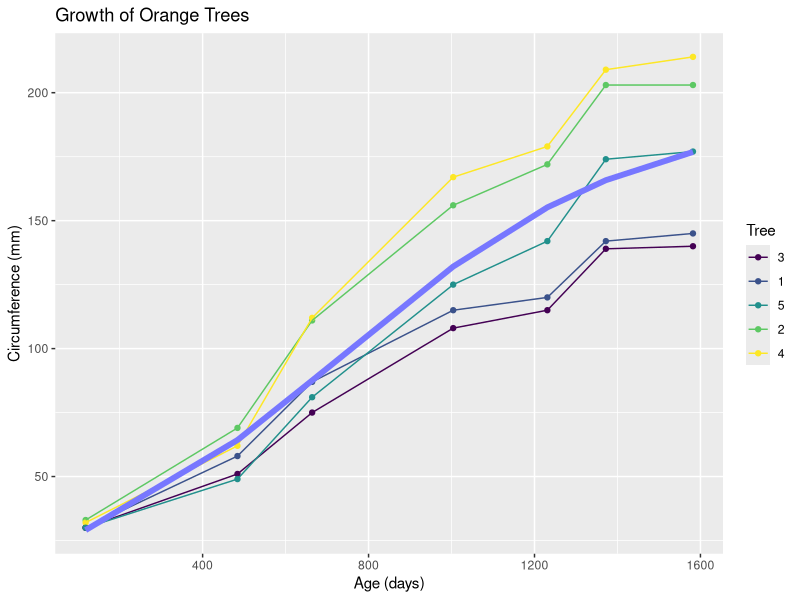

Source code (R):
## ---- chunk 1
head(Orange)
## ---- chunk 2
fit <- nls(circumference ~ SSlogis(age, Asym, xmid, scale), data = Orange)
fit
## ---- chunk 3
library(ggplot2)
g <- qplot(age, circumference, data = Orange, geom = c("point", "line"), 
           color = Tree, xlab = "Age (days)", ylab = "Circumference (mm)",
           main = "Growth of Orange Trees")
age <- seq(0, 1600, length.out = 101)
g <- g + geom_line(aes(x = age, y = predict(fit, list(age = age))), 
                   size = 2, color = "#7777FF")
g
